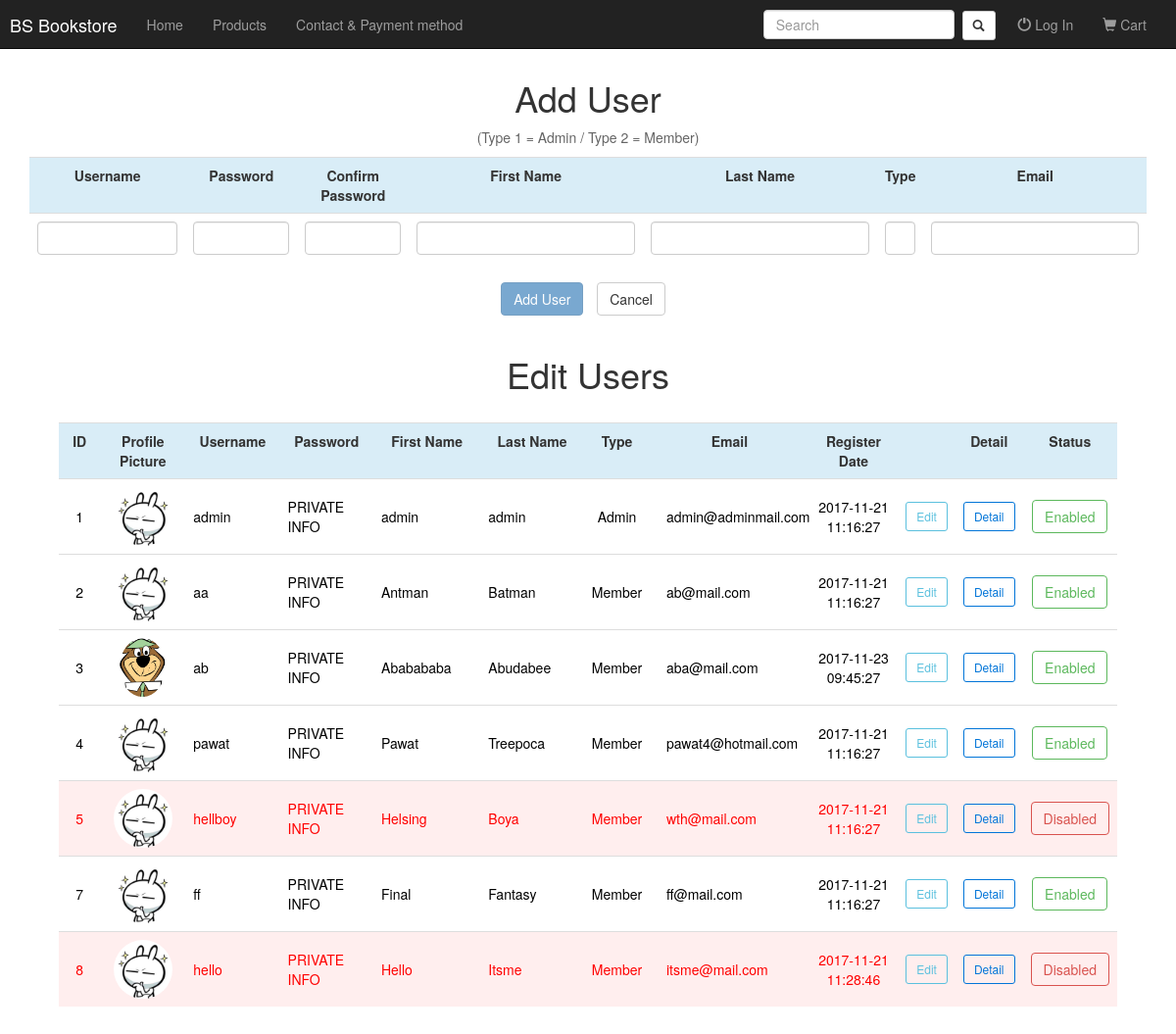
Page /user_list.php on the earlier database version.
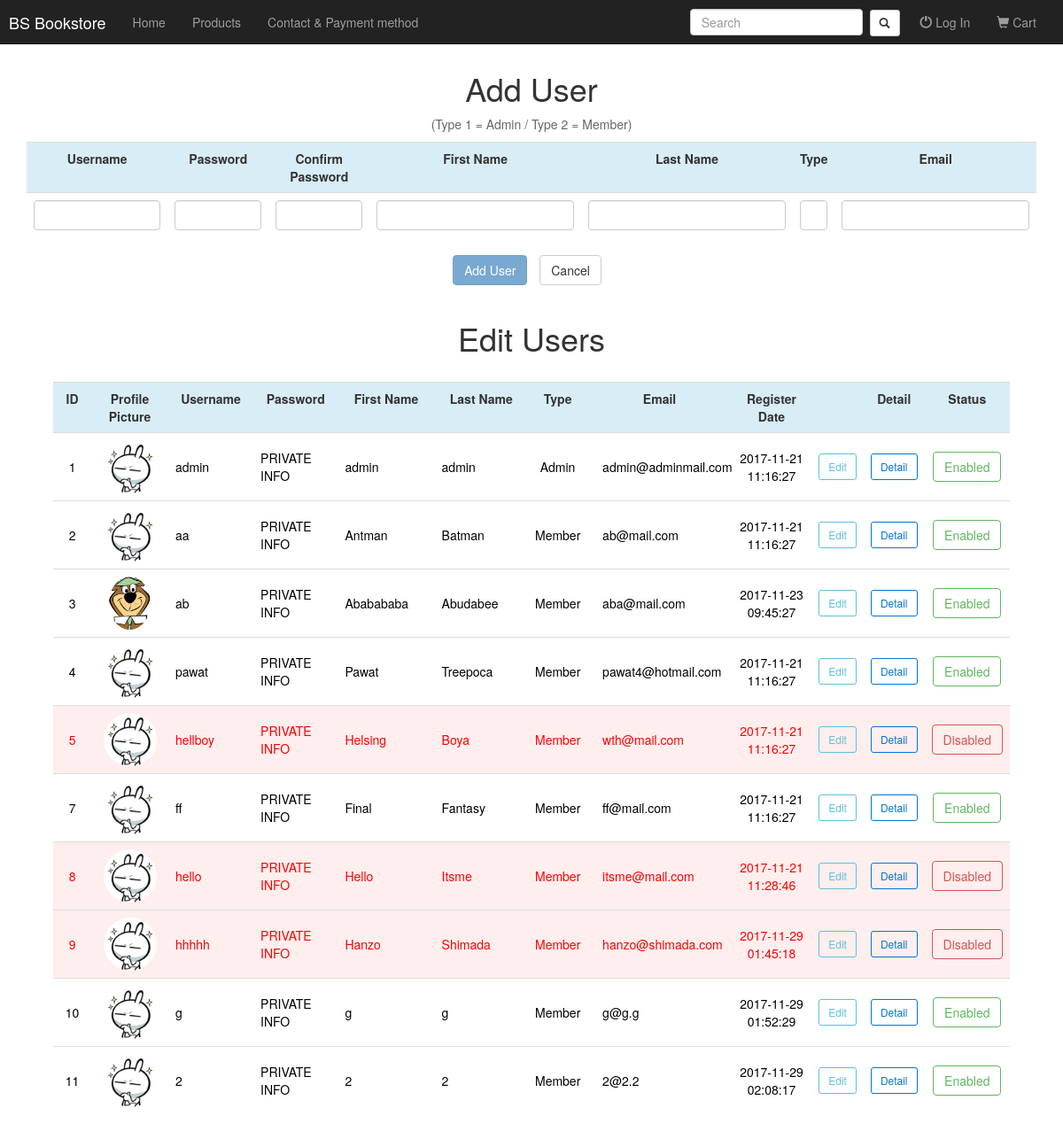
Same page on the later database version.
### tables this page shows
CREATE TABLE `user` (
  `USER_ID` int(11) NOT NULL,
  `USER_NAME` varchar(20) NOT NULL,
  `USER_PASSWORD` varchar(20) NOT NULL,
  `USER_TYPE` int(11) NOT NULL,
  `USER_FNAME` varchar(40) NOT NULL,
  `USER_LNAME` varchar(40) NOT NULL,
  `USER_EMAIL` varchar(50) NOT NULL,
  `register_date` datetime NOT NULL DEFAULT CURRENT_TIMESTAMP,
  `disable` tinyint(1) NOT NULL,
  `propic` varchar(200) NOT NULL DEFAULT '0.jpg'
);

CREATE TABLE `usertype` (
  `TYPE_ID` int(11) NOT NULL,
  `TYPE_NAME` varchar(20) NOT NULL
);

### user_list.php (the view, shortened to what the changed rows need)
<!DOCTYPE html>
<?php
    require_once("navbar.php");
  ?>
<html lang="en">
<head>
  <link rel="stylesheet" href="bootstrap/css/bootstrap.css" type="text/css">
  <link rel="stylesheet" href="modal.css" type="text/css">
  <link rel="stylesheet" href="btnoutline.css" type="text/css">
  <link rel="stylesheet" href="alert.css" type="text/css">
</head>
<body>
<br><br><br>
    <div class="text-center">
        <h1>Add User</h1>
    </div>
    <form id="add" action="user_edit.php" method="POST">
          <table align="center" class="table table-hover center row-add" style="width:95%;">
            <tr class="info">
              <th class="text-center" >Username</th>
              <th class="text-center" >Password</th>
              <th class="text-center" >Confirm Password</th>
              <th class="text-center" >First Name</th>
              <th class="text-center" >Last Name</th>
              <th class="text-center" >Type</th>
              <th class="text-center" >Email</th>
            </tr>
          </table>
    </form>
  <?php
      $q = 'SELECT * FROM user JOIN usertype WHERE TYPE_ID = USER_TYPE ORDER BY USER_ID ASC';
      $result = $mysqli->query($q);
      if($result){
  ?>
          <br>
          <div id="edit" class="text-center">
              <h1>Edit Users</h1><br>
          </div>
          <form id="myform" action="user_edit.php" method="POST">
              <table align="center" class="table table-hover center" style="width:90%;">
                  <tr class="info">
                      <th class="text-center" >ID</th>
                      <th class="text-center" >Profile Picture</th>
                      <th class="text-center" >Username</th>
                      <th class="text-center" >Password</th>
                      <th class="text-center" >First Name</th>
                      <th class="text-center" >Last Name</th>
                      <th class="text-center" >Type</th>
                      <th class="text-center" >Email</th>
                      <th class="text-center" >Register Date</th>
                      <th></th>
                      <th class="text-center" >Detail</th>
                      <th class="text-center" >Status</th>
                  </tr>
                  <?php
                  while($row=$result->fetch_array()){ ?>
                      <tr style="color:
                          <?php
                              if($row['disable']){echo 'red;background:rgba(255, 213, 213,.4);';}
                              else{echo 'black;';}
                          ?>
                      ">
                        <?php
                        if(isset($_POST['edit']) && $_POST['edit']== $row['USER_ID']){?>
                                    <td class="text-center" style="vertical-align:middle;width:5%;">
                                        <input type="hidden" name="id" value="<?=$row['USER_ID']?>">
                                        <?= $row['USER_ID']; ?>
                                    </td>
                                    <td class="text-center" style="vertical-align:middle;">
                                        <img src="profile/<?=$row['propic']?>" style="height:60px;width:60;border-radius:50%;">
                                    </td>
                                    <td class="text-left" style="vertical-align:middle;width:10%;;">
                                        <input type="text" class="form-control"  name="username" value="<?=$row['USER_NAME']?>" style="width:100%;">
                                    </td>
                                    <td class="text-left" style="vertical-align:middle;width:10%;;">
                                          <input type="text" class="form-control"  name="password" value="<?=$row['USER_PASSWORD']?>" style="width:100%;">
                                    </td>
                                    <td class="text-left" style="vertical-align:middle;width:15%;">
                                        <input type="text" class="form-control"  name="fname" value="<?=$row['USER_FNAME']?>" style="width:95%;display:inline-block;">
                                    </td>
                                    <td class="text-left" style="vertical-align:middle;width:15%;">
                                        <input type="text" class="form-control"  name="lname" value="<?=$row['USER_LNAME']?>" style="width:95%;display:inline-block;">
                                    </td>
                                    <td class="text-center" style="vertical-align:middle;">
                                        <?=$row['TYPE_NAME']?>
                                    </td>
                                    <td class="text-center" style="vertical-align:middle;width:15%;">
                                        <input type="text" class="form-control"  name="email" value="<?=$row['USER_EMAIL']?>" style="width:90%;">
                                        </td>
                                    <td class="text-center" style="vertical-align:middle;width:10%;">
                                        <?=$row['register_date']?>
                                    </td>
                                    <td id="<?=$row['USER_ID']?>" class="text-center" style="vertical-align:middle;width:5%;">
                                        <button class="btn btn-info btn-sm" type="submit" form="myform" name="update" value="Update Changes">Save</button>
                                        <input class="btn-default btn btn-sm" style="display:inline-block;margin-top:6px;color:#858585;" type="submit" name="cancel" value="Cancel" formaction="user_list.php#<?=$_POST['edit']?>">
                                    </td>
                                    <td id="<?=$row['USER_ID']?>" class="text-center" style="vertical-align:middle;width:4%;">
                                        <form id="detail_form" action="user_list_detail.php" method="POST">
                                          <button class="btn btn-outline-primary btn-sm" type="submit" form="detail_form" name="detail" value="<?=$row['USER_ID']?>">Detail</button>
                                        </form>
                                    </td>
                                    <td class="text-center" style="vertical-align:middle;width:40px;">
                                      <form id="disable_form" action="user_edit.php" method="POST">
                                        <button
                                          <?php
                                              if(!$row['disable']){echo 'class="btn btn-outline-success" onclick="return confirm(\'Do you want to DISABLE this user?\')"';}
                                              else{echo 'class="btn btn-outline-danger" onclick="return confirm(\'Do you want to ENABLE this user?\')"';}
                                          ?>
                                        form="disable_form" type="submit" name="disable" value="<?= $row['USER_ID']?>">
                                          <?php
                                              if(!$row['disable']){echo "Enabled";}
                                              else{echo "Disabled";}
                                          ?>
                                        </button>
                                      </form>
                                    </td>
                                </tr>
                              <?php
                        }else{?>
                                    <td class="text-center" style="vertical-align:middle;width:5%;">
                                      <?= $row['USER_ID']; ?>
                                    </td>
                                    <td class="text-center" style="vertical-align:middle;width:9%;">
                                        <img src="profile/<?=$row['propic']?>" style="height:60px;width:60;border-radius:50%;">
                                    </td>
                                    <td class="text-left" style="vertical-align:middle;width:10%;;">
                                        <?=$row['USER_NAME']?>
                                    </td>
                                    <td class="text-left" style="vertical-align:middle;width:10%;;">
                                      PRIVATE INFO
                                    </td>
                                    <td class="text-left" style="vertical-align:middle;width:12%;">
                                        <?=$row['USER_FNAME']?>
                                    </td>
                                    <td class="text-left" style="vertical-align:middle;width:12%;">
                                        <?=$row['USER_LNAME']?>
                                    </td>
                                    <td class="text-center" style="vertical-align:middle;">
                                        <?=$row['TYPE_NAME']?>
                                    </td>
                                    <td class="text-left" style="vertical-align:middle;width:15%;">
                                        <span style="padding-left:6%"><?=$row['USER_EMAIL']?></span>
                                    </td>
                                    <td class="text-center" style="vertical-align:middle;width:10%;">
                                        <?=$row['register_date']?>
                                    </td>
                                    <td id="<?=$row['USER_ID']?>" class="text-center" style="vertical-align:middle;width:5%;">
                                        <form id="edit_form" action="user_list.php#edit" method="POST">
                                          <button class="btn btn-outline-info btn-sm" type="submit" form="edit_form" name="edit" value="<?=$row['USER_ID']?>">Edit</button>
                                        </form>
                                    </td>
                                    <td id="<?=$row['USER_ID']?>" class="text-center" style="vertical-align:middle;width:4%;">
                                        <form id="detail_form" action="user_list_detail.php" method="POST">
                                          <button class="btn btn-outline-primary btn-sm" type="submit" form="detail_form" name="detail" value="<?=$row['USER_ID']?>">Detail</button>
                                        </form>
                                    </td>
                                    <td class="text-center" style="vertical-align:middle;width:40px;">
                                        <form id="disable_form" action="user_edit.php" method="POST">
                                          <button
                                            <?php
                                                if(!$row['disable']){echo 'class="btn btn-outline-success" onclick="return confirm(\'Do you want to DISABLE this user?\')"';}
                                                else{echo 'class="btn btn-outline-danger" onclick="return confirm(\'Do you want to ENABLE this user?\')"';}
                                            ?>
                                          form="disable_form" type="submit" name="disable" value="<?= $row['USER_ID']?>">
                                            <?php
                                                if(!$row['disable']){echo "Enabled";}
                                                else{echo "Disabled";}
                                            ?>
                                          </button>
                                        </form>
                                    </td>
                                </tr>
                              <?php
                            }
                          }
                          ?>
                        </table>
          </form>
          <br><br><br>
          <?php
      }?>
</body>
</html>

Differences in the rows shown:
added user: USER_ID "9", propic (picture), USER_NAME "hhhhh", USER_FNAME "Hanzo", USER_LNAME "Shimada", usertype.TYPE_NAME "Member", USER_EMAIL "hanzo@shimada.com", register_date "2017-11-29 01:45:18", disable "Disabled"
added user: USER_ID "10", propic (picture), USER_NAME "g", USER_FNAME "g", USER_LNAME "g", usertype.TYPE_NAME "Member", USER_EMAIL "g@g.g", register_date "2017-11-29 01:52:29", disable "Enabled"
added user: USER_ID "11", propic (picture), USER_NAME "2", USER_FNAME "2", USER_LNAME "2", usertype.TYPE_NAME "Member", USER_EMAIL "2@2.2", register_date "2017-11-29 02:08:17", disable "Enabled"
